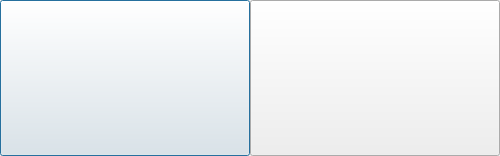
<?xml version="1.0" encoding="UTF-8"?>
<ui version="4.0">
 <class>ChooseLanguage</class>
 <widget class="QDialog" name="ChooseLanguage">
  <property name="geometry">
   <rect>
    <x>0</x>
    <y>0</y>
    <width>500</width>
    <height>156</height>
   </rect>
  </property>
  <property name="windowTitle">
   <string>Game Knight</string>
  </property>
  <property name="windowIcon">
   <iconset resource="Images.qrc">
    <normaloff>:/Images/icon.ico</normaloff>:/Images/icon.ico</iconset>
  </property>
  <widget class="QPushButton" name="en_button">
   <property name="geometry">
    <rect>
     <x>0</x>
     <y>0</y>
     <width>250</width>
     <height>156</height>
    </rect>
   </property>
   <property name="font">
    <font>
     <kerning>false</kerning>
    </font>
   </property>
   <property name="text">
    <string/>
   </property>
   <property name="icon">
    <iconset>
     <normaloff>:/Images/en.png</normaloff>:/Images/en.png</iconset>
   </property>
   <property name="iconSize">
    <size>
     <width>250</width>
     <height>156</height>
    </size>
   </property>
  </widget>
  <widget class="QPushButton" name="pl_button">
   <property name="geometry">
    <rect>
     <x>250</x>
     <y>0</y>
     <width>250</width>
     <height>156</height>
    </rect>
   </property>
   <property name="font">
    <font>
     <kerning>false</kerning>
    </font>
   </property>
   <property name="text">
    <string/>
   </property>
   <property name="icon">
    <iconset>
     <normaloff>:/Images/pl.png</normaloff>:/Images/pl.png</iconset>
   </property>
   <property name="iconSize">
    <size>
     <width>250</width>
     <height>156</height>
    </size>
   </property>
  </widget>
 </widget>
 <resources/>
 <connections/>
</ui>
